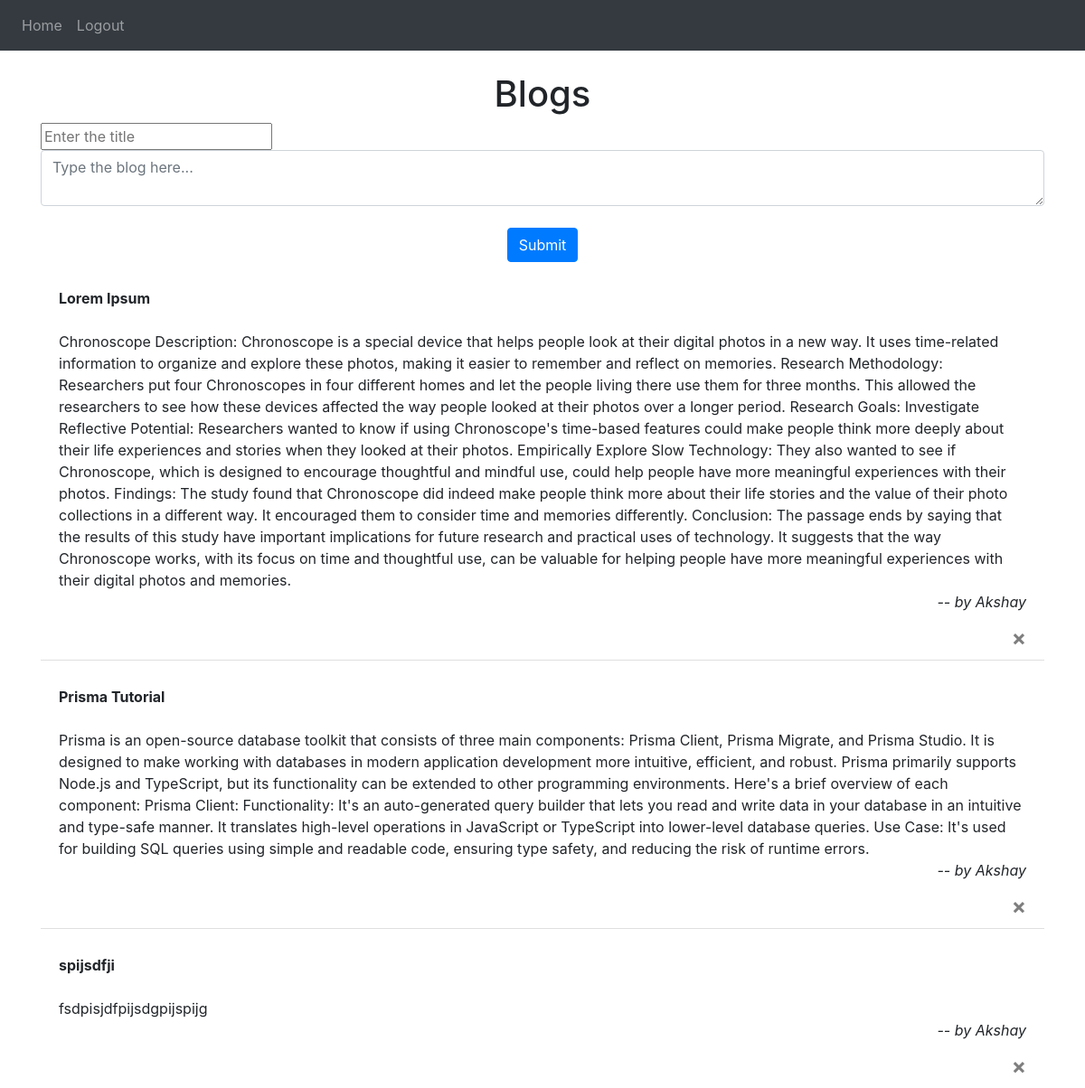
Screenshot of / (signed in) with the database file from the repository.
### website/models.py (models this page shows)
class Blog(db.Model):
    id = db.Column(db.Integer, primary_key=True)
    title = db.Column(db.String(500))
    data = db.Column(db.String(100000))
    date = db.Column(db.DateTime(timezone=True), default=func.now())
    user_id = db.Column(db.Integer, db.ForeignKey('user.id'))

class User(db.Model, UserMixin):
    id = db.Column(db.Integer, primary_key=True)
    email = db.Column(db.String(150), unique=True)
    password = db.Column(db.String(150))
    first_name = db.Column(db.String(150))
    blogs = db.relationship('Blog')

### website/views.py (the view, shortened to what this page needs)
@views.route('/', methods=['GET', 'POST'])
@login_required
def home():
    blogs = Blog.query.all()
    return render_template("home.html", user=current_user, blogs=blogs)

### website/__init__.py (called while the page is built)
def create_app():
    app = Flask(__name__)
    app.config['SECRET_KEY'] = 'helloworld'
    app.config['SQLALCHEMY_DATABASE_URI'] = f"sqlite:///{DB_NAME}"
    db.init_app(app)
    from .views import views
    from .auth import auth
    app.register_blueprint(views, url_prefix='/')
    app.register_blueprint(auth, url_prefix='/auth/')
    from .models import User, Blog
    create_database(app)
    login_manager = LoginManager()
    login_manager.login_view = 'auth.login'
    login_manager.init_app(app)
    @login_manager.user_loader
    def load_user(id):
        return User.query.get(int(id))
    return app

### website/templates/home.html
{% extends "base.html" %} {% block title %}Home{% endblock %} {% block content
%}
<h1
	align="center"
	class="mt-4">
	Blogs
</h1>
<form method="POST">
	<input
		type="text"
		placeholder="Enter the title"
		name="title"
		id="title" />
	<textarea
		placeholder="Type the blog here..."
		name="blog"
		id="blog"
		class="form-control"></textarea>
	<br />
	<div align="center">
		<button
			type="submit"
			class="btn btn-primary">
			Submit
		</button>
	</div>
</form>
<ul
	class="list-group list-group-flush"
	id="blogs">
	{% for blog in blogs %}
	<li class="list-group-item">
		<p class="font-weight-bold mb-4 mt-3">{{blog.title}}</p>
		{{blog.data}}
		<p class="font-italic text-right">-- by {{user.first_name}}</p>
		<button
			type="button"
			class="close"
			onClick="deleteBlog({{ blog.id }})">
			<span aria-hidden="true">&times;</span>
		</button>
	</li>
	{% endfor %}
</ul>
{% endblock %}

### website/templates/base.html (shortened to what this page needs)
<!DOCTYPE html>
<html>
	<head>
		<link
			rel="stylesheet"
			href="https://stackpath.bootstrapcdn.com/bootstrap/4.4.1/css/bootstrap.min.css"
 />
		<link
			rel="stylesheet"
			href="https://stackpath.bootstrapcdn.com/font-awesome/4.7.0/css/font-awesome.min.css"
 />
		<link
			href="https://cdn.quilljs.com/1.0.0/quill.snow.css"
			rel="stylesheet" />
	</head>
	<body>
		<nav class="navbar navbar-expand-lg navbar-dark bg-dark">
			<div
				class="collapse navbar-collapse"
				id="navbar">
				<div class="navbar-nav">
					{% if user.is_authenticated %}
					<a
						class="nav-item nav-link"
						id="home"
						href="/"
						>Home</a
					>
					<a
						class="nav-item nav-link"
						id="logout"
						href="/auth/logout"
						>Logout</a
					>
					{% endif %}
				</div>
			</div>
		</nav>
		<div class="container">{% block content %} {% endblock %}</div>
	</body>
</html>

### rows the page displays
Blog: title "Lorem Ipsum", data "Chronoscope Description: Chronoscope is a special device that helps people look at their digital photos in a new way. It uses time-related information to organize and explore these photos, making it easier to remember and reflect on memories. Research Methodology: Researchers put four Chronoscopes in four different homes and let the people living there use them for three months. This allowed the researchers to see how these devices affected the way people looked at their photos over a longer period. Research Goals: Investigate Reflective Potential: Researchers wanted to know if using Chronoscope's time-based features could make people think more deeply about their life experiences and…"
User: first_name "Akshay"
Blog: title "Prisma Tutorial", data "Prisma is an open-source database toolkit that consists of three main components: Prisma Client, Prisma Migrate, and Prisma Studio. It is designed to make working with databases in modern application development more intuitive, efficient, and robust. Prisma primarily supports Node.js and TypeScript, but its functionality can be extended to other programming environments. Here's a brief overview of each component: Prisma Client: Functionality: It's an auto-generated query builder that lets you read and write data in your database in an intuitive and type-safe manner. It translates high-level operations in JavaScript or TypeScript into lower-level database queries. Use Case: It's used for…"
Blog: title "spijsdfji", data "fsdpisjdfpijsdgpijspijg"
